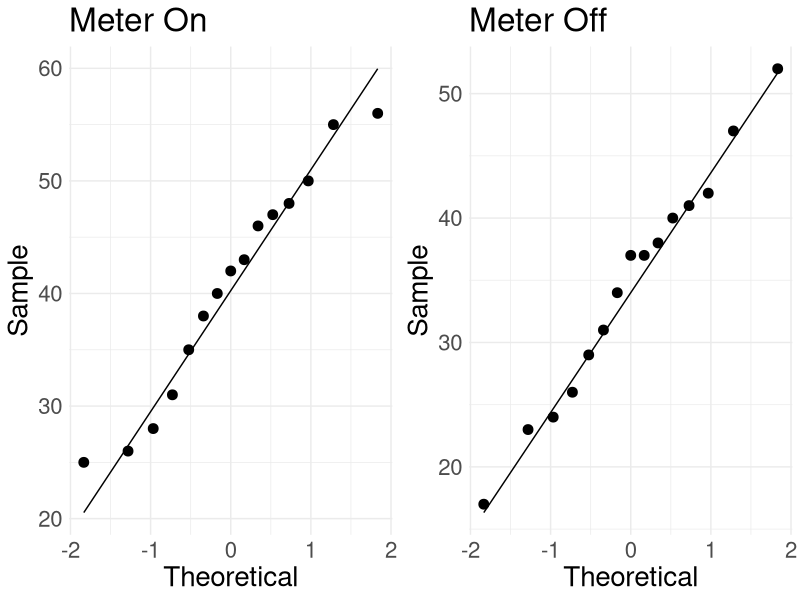
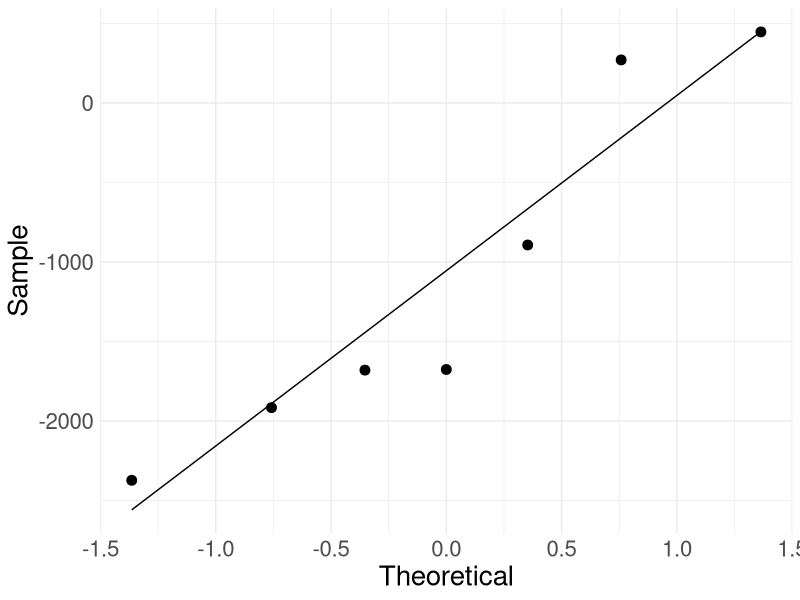

Recreate these plots in R, in order.
library(tidyverse)
library(ggpubr)

###### PROBLEM 1 ######

# create dataset
speed <- c(28, 48, 56, 38, 31, 25, 43, 46, 50, 35, 55, 40, 42, 26, 47,
           24, 26, 42, 34, 37, 31, 47, 38, 17, 29, 23, 40, 37, 52, 41)
meter <- c(rep("on", 15), rep("off", 15))
data <- tibble(meter, speed)

# group means and standard deviations
data %>% group_by(meter) %>% summarize(mean = mean(speed), sd = sd(speed))

# folded F
var.test(speed ~ meter, data=data, alternative = "two.sided")

# create QQ plots
on <- data %>% filter(meter=="on") 
meter_on <- ggplot(on, aes(sample = speed)) +
  stat_qq(size=3) +
  stat_qq_line() +
  theme_minimal() +
  xlab("Theoretical") +
  ylab("Sample") +
  ggtitle("Meter On") +
  theme(text = element_text(size=20))

off <- data %>% filter(meter=="off")
meter_off <- ggplot(off, aes(sample = speed)) +
  stat_qq(size=3) +
  stat_qq_line() +
  theme_minimal() +
  xlab("Theoretical") +
  ylab("Sample") +
  ggtitle("Meter Off") +
  theme(text = element_text(size=20))

both <- ggarrange(meter_on, meter_off, ncol=2, nrow=1)
both
#ggsave("/Users/sseals/Desktop/D02fig2.png")

# two-sample t-test
t.test(speed ~ meter, data = data, alternative = "less")

# confidence interval
t.test(speed ~ meter, data = data, alpha=0.10)

###### PROBLEM 2 ######

suv <- c(1721, 1434,  850, 2329, 1415, 1470, 2884)
car <- c(1274, 2327, 3223, 2058, 3095, 3386, 4560)

data <- tibble(suv, car)

# differences and summary statistics
data$diff <- data$suv - data$car
mean(data$diff)
sd(data$diff)

# paired t-test
t.test(suv, car, paired = TRUE, alternative = "less")

# QQ plot
p <- ggplot(data, aes(sample = diff)) +
  stat_qq(size=3) +
  stat_qq_line() +
  theme_minimal() +
  xlab("Theoretical") +
  ylab("Sample") +
  theme(text = element_text(size=20))
p

#ggsave("/Users/sseals/Desktop/D02fig4.png")

